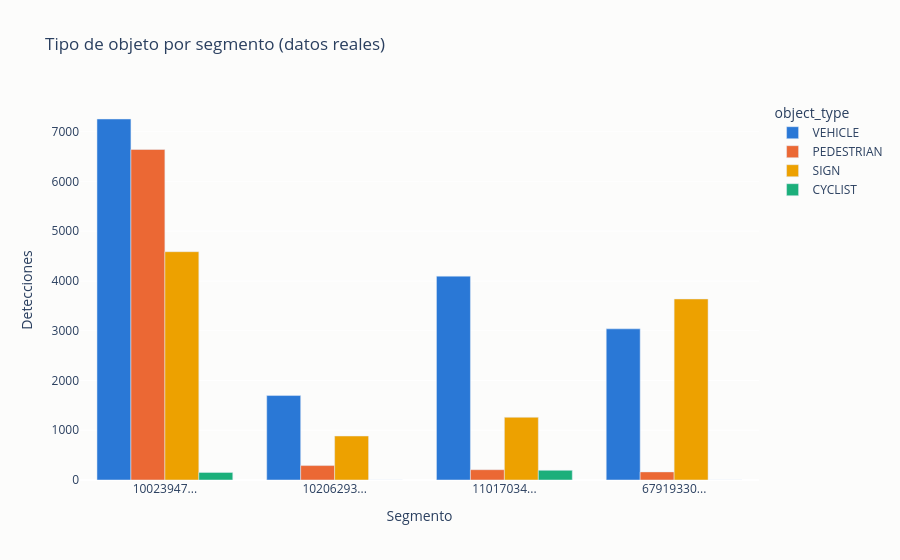

The notebook cell this image was saved under:
### Code cell
tabla_tipo = pd.crosstab(lidar_box["segmento"].str[:8] + "...", lidar_box["object_type"])
orden_tipos = ["VEHICLE", "PEDESTRIAN", "SIGN", "CYCLIST"]

fig = px.bar(
    tabla_tipo[orden_tipos],
    barmode="group",
    color_discrete_map=CAT,
    labels={"value": "Detecciones", "segmento": "Segmento", "variable": "Tipo de objeto"},
    title="Tipo de objeto por segmento (datos reales)",
)
fig.update_layout(plot_bgcolor=SURFACE, paper_bgcolor=SURFACE)
fig.show()

### Figure 1 — Plotly figure (JSON) as saved in the notebook; plotly's stock layout.template omitted (floating-point values rounded to 4 significant figures)
{"data": [{"alignmentgroup": "True", "hovertemplate": "object_type=VEHICLE<br>Segmento=%{x}<br>Detecciones=%{y}<extra></extra>", "legendgroup": "VEHICLE", "marker": {"color": "#2a78d6", "pattern": {"shape": ""}}, "name": "VEHICLE", "offsetgroup": "VEHICLE", "orientation": "v", "showlegend": true, "textposition": "auto", "type": "bar", "x": ["10023947...", "10206293...", "11017034...", "67919330..."], "xaxis": "x", "y": [7253, 1697, 4096, 3037], "yaxis": "y"}, {"alignmentgroup": "True", "hovertemplate": "object_type=PEDESTRIAN<br>Segmento=%{x}<br>Detecciones=%{y}<extra></extra>", "legendgroup": "PEDESTRIAN", "marker": {"color": "#eb6834", "pattern": {"shape": ""}}, "name": "PEDESTRIAN", "offsetgroup": "PEDESTRIAN", "orientation": "v", "showlegend": true, "textposition": "auto", "type": "bar", "x": ["10023947...", "10206293...", "11017034...", "67919330..."], "xaxis": "x", "y": [6640, 290, 207, 163], "yaxis": "y"}, {"alignmentgroup": "True", "hovertemplate": "object_type=SIGN<br>Segmento=%{x}<br>Detecciones=%{y}<extra></extra>", "legendgroup": "SIGN", "marker": {"color": "#eda100", "pattern": {"shape": ""}}, "name": "SIGN", "offsetgroup": "SIGN", "orientation": "v", "showlegend": true, "textposition": "auto", "type": "bar", "x": ["10023947...", "10206293...", "11017034...", "67919330..."], "xaxis": "x", "y": [4587, 884, 1260, 3637], "yaxis": "y"}, {"alignmentgroup": "True", "hovertemplate": "object_type=CYCLIST<br>Segmento=%{x}<br>Detecciones=%{y}<extra></extra>", "legendgroup": "CYCLIST", "marker": {"color": "#1baf7a", "pattern": {"shape": ""}}, "name": "CYCLIST", "offsetgroup": "CYCLIST", "orientation": "v", "showlegend": true, "textposition": "auto", "type": "bar", "x": ["10023947...", "10206293...", "11017034...", "67919330..."], "xaxis": "x", "y": [153, 0, 194, 0], "yaxis": "y"}], "layout": {"barmode": "group", "legend": {"title": {"text": "object_type"}, "tracegroupgap": 0}, "paper_bgcolor": "#fcfcfb", "plot_bgcolor": "#fcfcfb", "title": {"text": "Tipo de objeto por segmento (datos reales)"}, "xaxis": {"anchor": "y", "domain": [0.0, 1.0], "title": {"text": "Segmento"}}, "yaxis": {"anchor": "x", "domain": [0.0, 1.0], "title": {"text": "Detecciones"}}}}
